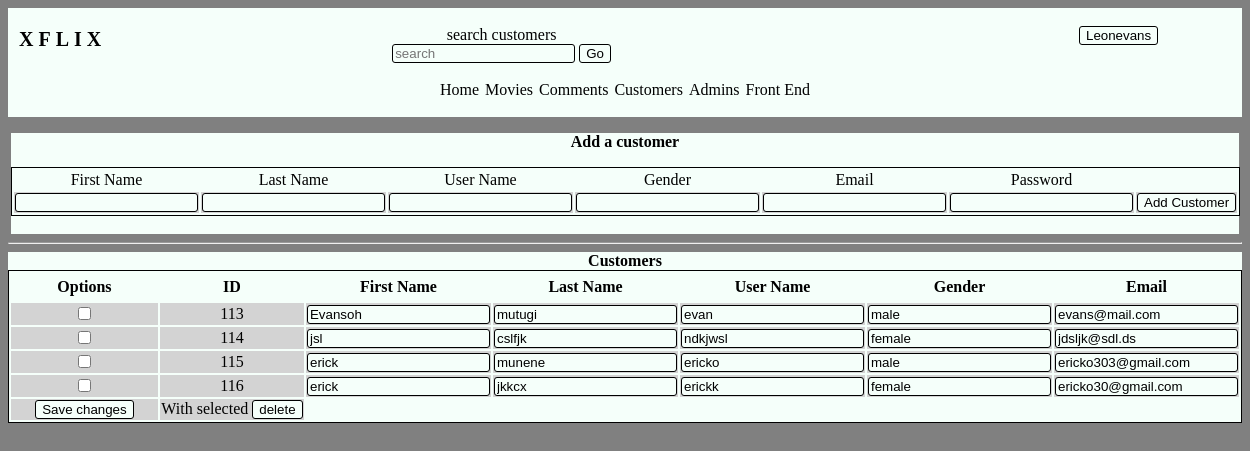
Page /project/customers.php (signed in) on the committed database.
### tables this page shows
CREATE TABLE `customers` (
  `customerID` int(11) NOT NULL,
  `firstname` varchar(200) NOT NULL,
  `lastname` varchar(200) NOT NULL,
  `username` varchar(200) NOT NULL,
  `gender` varchar(10) NOT NULL,
  `email` varchar(200) NOT NULL,
  `password` varchar(200) NOT NULL,
  `timestamp` timestamp NOT NULL DEFAULT CURRENT_TIMESTAMP
);

### project/selectcustomers.php (the view, shortened to what this page needs)
<?php
require_once 'dbconnection.php';
if (isset($_POST['submit'])) {
    function test_input($data)
    {
        $data = trim($data);
        $data = stripslashes($data);
        $data = htmlspecialchars($data);
        return $data;
    }
    $search = test_input($_POST['search']);
    if (empty($search)) {
        $select = "select * from customers";
        $result = mysqli_query($conn, $select) or die("Error accessing your profile. " . mysqli_error($conn));
        if (mysqli_num_rows($result) > 0) {
            echo "<table align='center'><caption><b> Customers </b></caption><tr><th>
			Options</th><th>ID</th><th> First Name</th><th> Last Name</th><th> User Name</th>
		<th> Gender</th><th> Email </th></tr>";
            while ($row = mysqli_fetch_assoc($result)) {
                echo "<tr>
				<td><input type='checkbox' name='delete[]' value='" . $row['customerID'] . "' ></td>
			<td>" . $row['customerID'] . "</td>
			<td><input type='text' name='firstname[" . $row['customerID'] . "]' value='" . $row['firstname'] . "'></td>
			<td><input type='text' name='lastname[" . $row['customerID'] . "]' value='" . $row['lastname'] . "'></td>
			<td><input type='text' name='username[" . $row['customerID'] . "]' value='" . $row['username'] . "'></td>
			<td><input type='text' name='gender[" . $row['customerID'] . "]' value='" . $row['gender'] . "'></td>
			<td><input type='text' name='email[" . $row['customerID'] . "]' value='" . $row['email'] . "'></td></tr>";
                echo "<input type='hidden' name='customerID[]' value='" . $row['customerID'] . "' >";
            }
            echo "<tr>
            <td><input type='submit' name='update' value='Save changes'></td>
            <td>With selected <input type='submit' name='deleteChecked' value='delete'></td>
            </tr>";
            echo "</table>";
        } else {
            echo "No customers available";
        }
    } elseif (!empty($search)) {
        $select = "select * from customers where customerID like '%$search%' or firstname like '%$search%' or lastname like '%$search%' or username like '%$search%' order by firstname";
        $result = mysqli_query($conn, $select);
        if (mysqli_num_rows($result) > 0) {
            echo "<table align='center'><caption><b> Customers </b></caption><tr><th>Options</th><th>ID</th><th> First Name</th><th> Last Name</th><th> User Name</th>
			<th> Gender</th><th> Email </th></tr>";
            while ($row = mysqli_fetch_assoc($result)) {
                echo "<tr>
				<td><input type='checkbox' name='delete[]' value='" . $row['customerID'] . "' ></td>
			<td>" . $row['customerID'] . "</td>
			<td><input type='text' name='firstname[" . $row['customerID'] . "]' value='" . $row['firstname'] . "'></td>
			<td><input type='text' name='lastname[" . $row['customerID'] . "]' value='" . $row['lastname'] . "'></td>
			<td><input type='text' name='username[" . $row['customerID'] . "]' value='" . $row['username'] . "'></td>
			<td><input type='text' name='gender[" . $row['customerID'] . "]' value='" . $row['gender'] . "'></td>
			<td><input type='text' name='email[" . $row['customerID'] . "]' value='" . $row['email'] . "'></td></tr>";
                echo "<input type='hidden' name='customerID[]' value='" . $row['customerID'] . "' >";
            }
            echo "<tr>
            <td><input type='submit' name='update' value='Save changes'></td>
             <td>With selected <input type='submit' name='deleteChecked' value='delete'></td>
            </tr>";
            echo "</table>";
        } else {
            echo "No results found";
        }
    } else {
        echo "Error!";
    }
} else {
    $select = "select * from customers";
    $result = mysqli_query($conn, $select) or die("Error accessing your profile. " . mysqli_error($conn));
    if (mysqli_num_rows($result) > 0) {
        echo "<table align='center'><caption><b> Customers </b></caption><tr><th>Options</th><th>ID</th><th> First Name</th><th> Last Name</th><th> User Name</th>
		<th> Gender</th><th> Email </th></tr>";
        while ($row = mysqli_fetch_assoc($result)) {
            echo "<tr>
			<td><input type='checkbox' name='delete[]' value='" . $row['customerID'] . "' ></td>
			<td>" . $row['customerID'] . "</td>
			<td><input type='text' name='firstname[" . $row['customerID'] . "]' value='" . $row['firstname'] . "'></td>
			<td><input type='text' name='lastname[" . $row['customerID'] . "]' value='" . $row['lastname'] . "'></td>
			<td><input type='text' name='username[" . $row['customerID'] . "]' value='" . $row['username'] . "'></td>
			<td><input type='text' name='gender[" . $row['customerID'] . "]' value='" . $row['gender'] . "'></td>
			<td><input type='text' name='email[" . $row['customerID'] . "]' value='" . $row['email'] . "'></td></tr>";
        }
        echo "<tr>
        <td><input type='submit' name='update' value='Save changes'></td>
         <td>With selected <input type='submit' name='deleteChecked' value='delete'></td>
        </tr>";
        echo "</table>";
    } else {
        echo "No customers available";
    }
}

### project/backstyle.css (style rules this page uses)
body { background-image:url(11176.jpg); text-align:center; background-repeat:no-repeat; background-size:cover; background-color: grey; }
* { box-sizing:border-box; }
input[type=search],input[type=submit],input[type=email],input[type=password],input[type=text],input[type=textarea] { background-color:mintcream; border:0.5px solid; border-radius:3px; }
#add td,th { width: 150px; }
#customers td,th { width: 150px; padding: 5px; }
#admins td,th { width: 150px; padding: 5px; }
table { border:1px solid black; }
#moviess td,th { width: 150px; padding: 5px; }
tr:nth-child(even) { background-color: lightgrey; }

### rows in the picture
customers: customerID "113", firstname "Evansoh", lastname "mutugi", username "evan", gender "male", email "evans@mail.com"
customers: customerID "114", firstname "jsl", lastname "cslfjk", username "ndkjwsl", gender "female", email "jdsljk@sdl.ds"
customers: customerID "115", firstname "erick", lastname "munene", username "ericko", gender "male", email "ericko303@gmail.com"
customers: customerID "116", firstname "erick", lastname "jkkcx", username "erickk", gender "female", email "ericko30@gmail.com"

### other values in the picture
$_SESSION['Admin'] "Leonevans"
